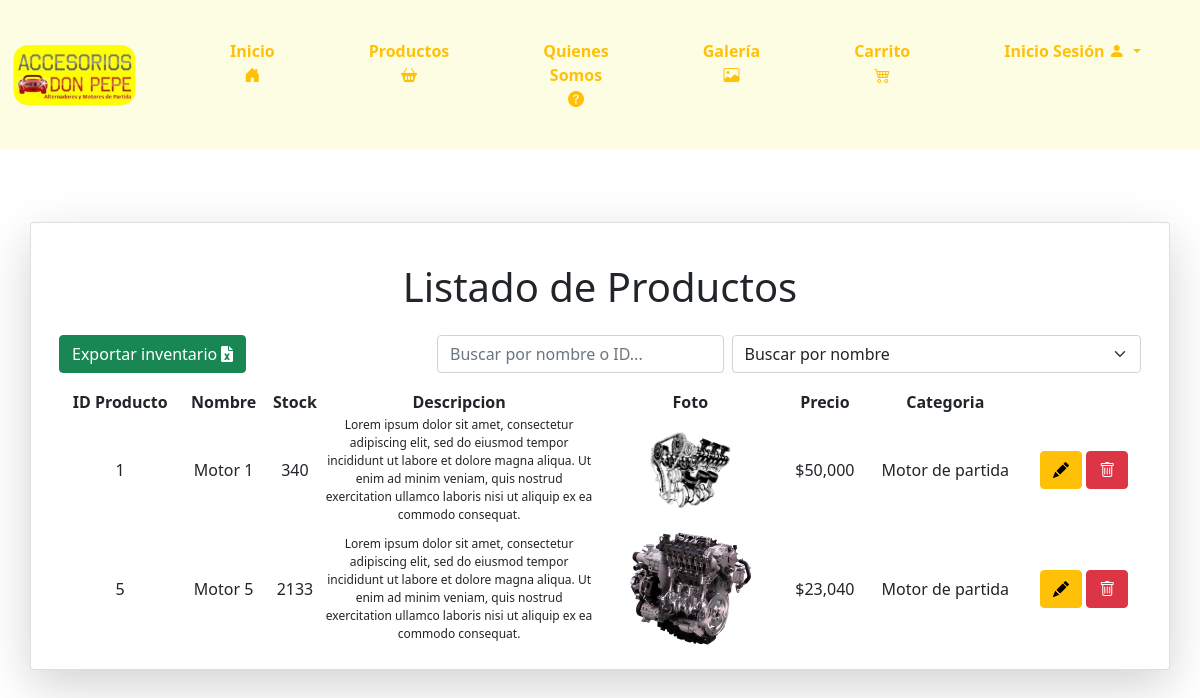
The page /listaproducto/ on the database its author committed.
### core/models.py (models this page shows, shortened)
class Producto(models.Model):
    codProducto = models.IntegerField(primary_key=True)
    nombreP = models.CharField(max_length=100)
    stock = models.IntegerField()
    descipcion = models.CharField(max_length=500)
    foto = models.ImageField(upload_to="productos")  # Directorio de destino para las imágenes de los productos
    precio = models.IntegerField()
    categoria = models.ForeignKey(Categoria, on_delete=models.CASCADE)

class Categoria(models.Model):
    idCategoria = models.AutoField(primary_key=True)
    nombreCa = models.CharField(max_length=50)
    def __str__(self) -> str:
        return self.nombreCa

### core/views.py (the view)
# urls.py: path('listaproducto/', listaproducto, name="listaproducto"),
def listaproducto(request):
    productoListado = Producto.objects.all()
    categorias= Categoria.objects.all()
    contexto = {
        "categorias": categorias,
        "productos": productoListado
    }
    return render(request, 'core/listaproducto.html', contexto)

### core/templatetags/custom_filters.py (called while the page is built)
@register.filter
def format_clp(value):
    try:
        return "${:,.0f}".format(value)
    except (ValueError, TypeError):
        return value

### core/templates/core/listaproducto.html (shortened to what this page needs)
{% load static %}
{% load custom_filters %}
<!DOCTYPE html>
<html lang="en">
<head>
    <link href="https://cdn.jsdelivr.net/npm/bootstrap@5.0.2/dist/css/bootstrap.min.css" rel="stylesheet"
>
    <link href="https://cdnjs.cloudflare.com/ajax/libs/font-awesome/6.0.0-beta3/css/all.min.css" rel="stylesheet">
    <link type="text/css" rel="stylesheet" href="{% static 'css/inicio.css' %}">
    <link href="https://cdn.jsdelivr.net/npm/bootstrap-icons/font/bootstrap-icons.css" rel="stylesheet">
</head>
<body>
    <nav class="navbar navbar-expand-lg navbar-light" style="background-color: #fdfde3;">
        <div class="container-fluid">
            <a class="navbar-brand" href="{% url 'inicio' %}">
                <img src="{% static 'img/logo-don-pepe.png' %}" class="logo" style="max-width: 80%;"
                    alt="Accesorios Don Pepe">
            </a>
            <div class="collapse navbar-collapse justify-content-end" id="navbarNav">
                <ul class="navbar-nav">
                    <li class="nav-item">
                        <a class="btn btn-outline-warning py-4 px-4 mx-2" href="{% url 'inicio' %}">
                            Inicio
                            <i class="bi bi-house-door-fill"></i>
                        </a>
                    </li>
                    <li class="nav-item">
                        <a class="btn btn-outline-warning py-4 px-4 mx-2" href="{% url 'productos' %}">
                            Productos
                            <i class="bi bi-basket2-fill"></i>
                        </a>
                    </li>
                    <li class="nav-item">
                        <a class="btn btn-outline-warning py-4 px-4 mx-2" href="{% url 'quienessomos' %}">
                            Quienes Somos
                            <i class="bi bi-question-circle-fill"></i>
                        </a>
                    </li>
                    <li class="nav-item">
                        <a class="btn btn-outline-warning py-4 px-4 mx-2" href="{% url 'galeria' %}">
                            Galería
                            <i class="bi bi-image"></i>
                        </a>
                    </li>
                    <li class="nav-item">
                        <a class="btn btn-outline-warning py-4 px-4 mx-2 position-relative" data-bs-toggle="modal" data-bs-target="#cartModal">
                            Carrito
                            <i class="bi bi-cart4"></i>
                        </a>
                    </li>
                    <li class="nav-item dropdown">
                        {% if user.is_authenticated %}
                        <div class="btn-group">
                            <button type="button" class="btn btn-outline-warning py-4 px-4 mx-2 dropdown-toggle"
                                data-bs-toggle="dropdown" style="font-weight: 700; border: 0px; border-radius: 10px;">
                                {% if user.is_superuser %}
                                Administrador
                                {% else %}
                                Hola {{ user.first_name }}
                                {% endif %}
                                <i class="bi bi-person-fill"></i>
                            </button>
                            <ul class="dropdown-menu"
                                style="margin-left: 25px; margin-top: -5px; background-color: #ffc107; border: 0px; border-radius: 10px;">
                                {% if user.is_superuser %}
                                <li><a class="dropdown-item"
                                        style="padding: 10px; color:black; background-color: #fdfde3;"
                                        href="{% url 'administrador' %}">Administrador</a></li>
                                {% else %}
                                <li><a class="dropdown-item"
                                        style="padding: 10px; color:black; background-color: #fdfde3;"
                                        href="{% url 'editarperfil' %}">Editar Perfil</a></li>
                                {% endif %}
                                <li><a class="dropdown-item"
                                        style="padding: 10px; color:black; background-color: #fdfde3;"
                                        href="{% url 'cerrarsesion' %}">Cerrar Sesión</a></li>
                            </ul>
                        </div>
                        {% else %}
                        <div class="btn-group">
                            <button type="button" class="btn btn-outline-warning py-4 px-4 mx-2 dropdown-toggle"
                                data-bs-toggle="dropdown" style="font-weight: 700; border: 0px; border-radius: 10px;">
                                Inicio Sesión
                                <i class="bi bi-person-fill"></i>
                            </button>
                        </div>
                        {% endif %}
                    </li>
                </ul>
            </div>
        </div>
    </nav>
    <br>
    <div class="container my-5">
        <div class="row">
            <div class="card shadow-lg">
                <div class="card-body">
                    <br>
                    <h1 class="text-center mb-4">Listado de Productos</h1>
                    <div class="d-flex justify-content-between align-items-center mb-3">
                        <div>
                            <a href="{% url 'exportar_productos_excel' %}" class="btn btn-success">
                                Exportar inventario
                                <i class="fas fa-file-excel"></i>
                            </a>
                        </div>
                        <div class="d-flex">
                            <input type="text" id="searchInput" class="form-control me-2" style="width: 500px;" placeholder="Buscar por nombre o ID...">
                            <select id="searchType" class="form-select">
                                <option value="nombre">Buscar por nombre</option>
                            </select>
                        </div>
                    </div>
                    <table class="col-md-12 col-xl-12" >
                        <thead>
                            <tr style="text-align: center;">
                                <th>ID Producto</th>
                                <th>Nombre</th>
                                <th>Stock</th>
                                <th>Descripcion</th>
                                <th>Foto</th>
                                <th>Precio</th>
                                <th>Categoria</th>
                            </tr>
                        </thead>
                        <tbody id="productosTable">
                            {% for m in productos %}
                            <tr style="text-align: center;">
                                <td>{{ m.codProducto }}</td>
                                <td>{{ m.nombreP }}</td>
                                <td>{{ m.stock }}</td>
                                <td style="width: 25%; font-size: 12px;">{{ m.descipcion }}</td>
                                <td><img src="{{ m.foto.url }}" alt="{{ m.nombreP }}" style="max-width: 150px;"></td>
                                <td>{{ m.precio | format_clp }}</td>
                                <td>{{ m.categoria }}</td>
                                <td>
                                    <a href="{% url 'editarproducto' m.codProducto  %}" class="btn btn-warning"><i class="bi bi-pencil-fill"></i></a>
                                    <a href="{% url 'borrarproducto' m.codProducto  %}" class="btn btn-danger"><i class="bi bi-trash"></i></a>
                                </td>
                            </tr>
                            {% endfor %}
                        </tbody>
                </div>
            </div>
        </div>
    </div>
</body>
</html>

### core/static/css/inicio.css (style rules this page uses)
.navbar { padding: 0%; }
.navbar-nav li { padding: 15px 15px; }
.navbar-nav li a { font-weight: 700; border: 0px; border-radius: 10px; }

### rows shown on the page
Producto: codProducto "1", nombreP "Motor 1", stock "340", descipcion "Lorem ipsum dolor sit amet, consectetur adipiscing elit, sed do eiusmod tempor incididunt ut labore et dolore magna aliqua. Ut enim ad minim veniam, quis nostrud exercitation ullamco laboris nisi ut aliquip ex ea commodo consequat.", foto (picture), precio "$50,000", categoria "Motor de partida"
Producto: codProducto "5", nombreP "Motor 5", stock "2133", descipcion "Lorem ipsum dolor sit amet, consectetur adipiscing elit, sed do eiusmod tempor incididunt ut labore et dolore magna aliqua. Ut enim ad minim veniam, quis nostrud exercitation ullamco laboris nisi ut aliquip ex ea commodo consequat.", foto (picture), precio "$23,040", categoria "Motor de partida"
